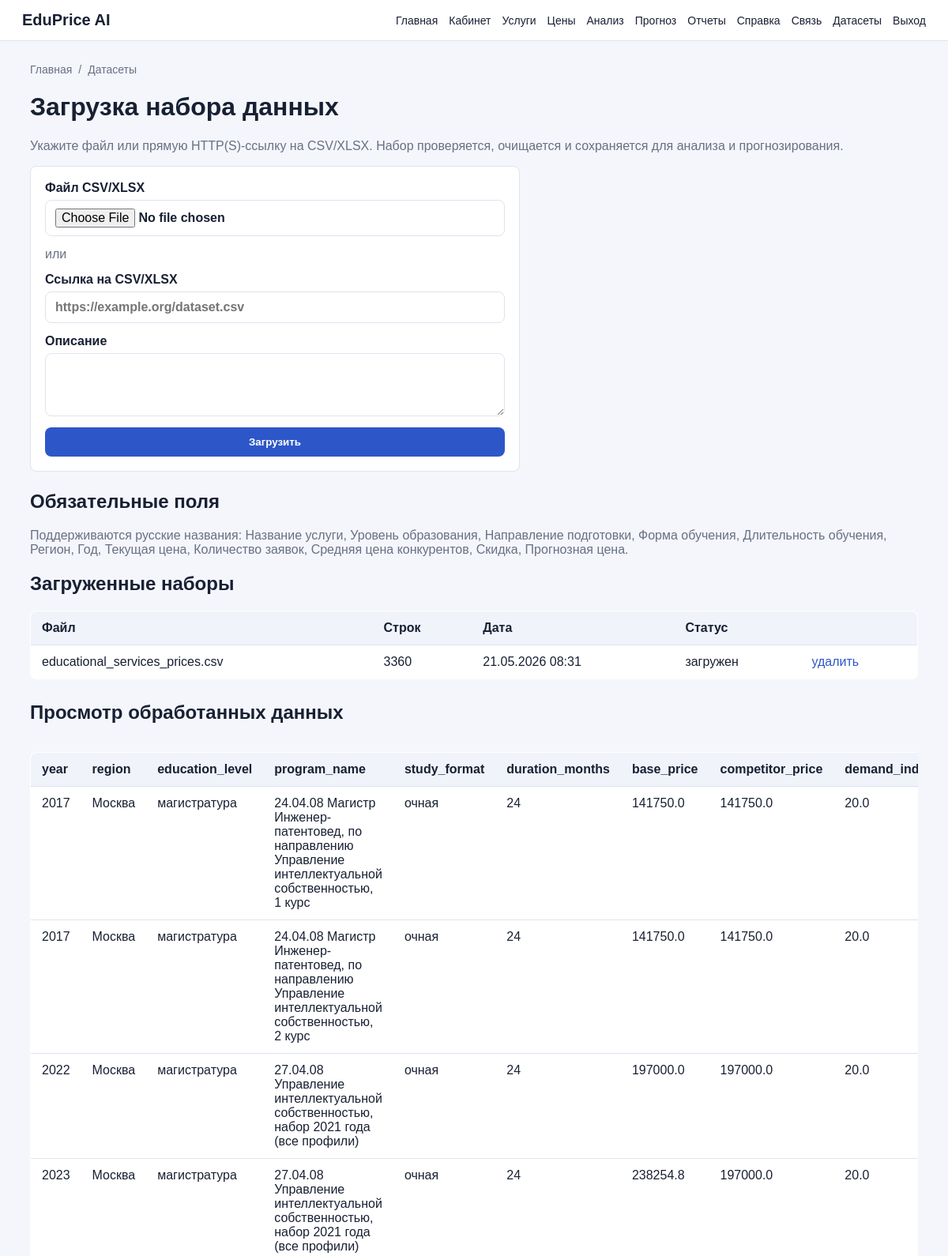
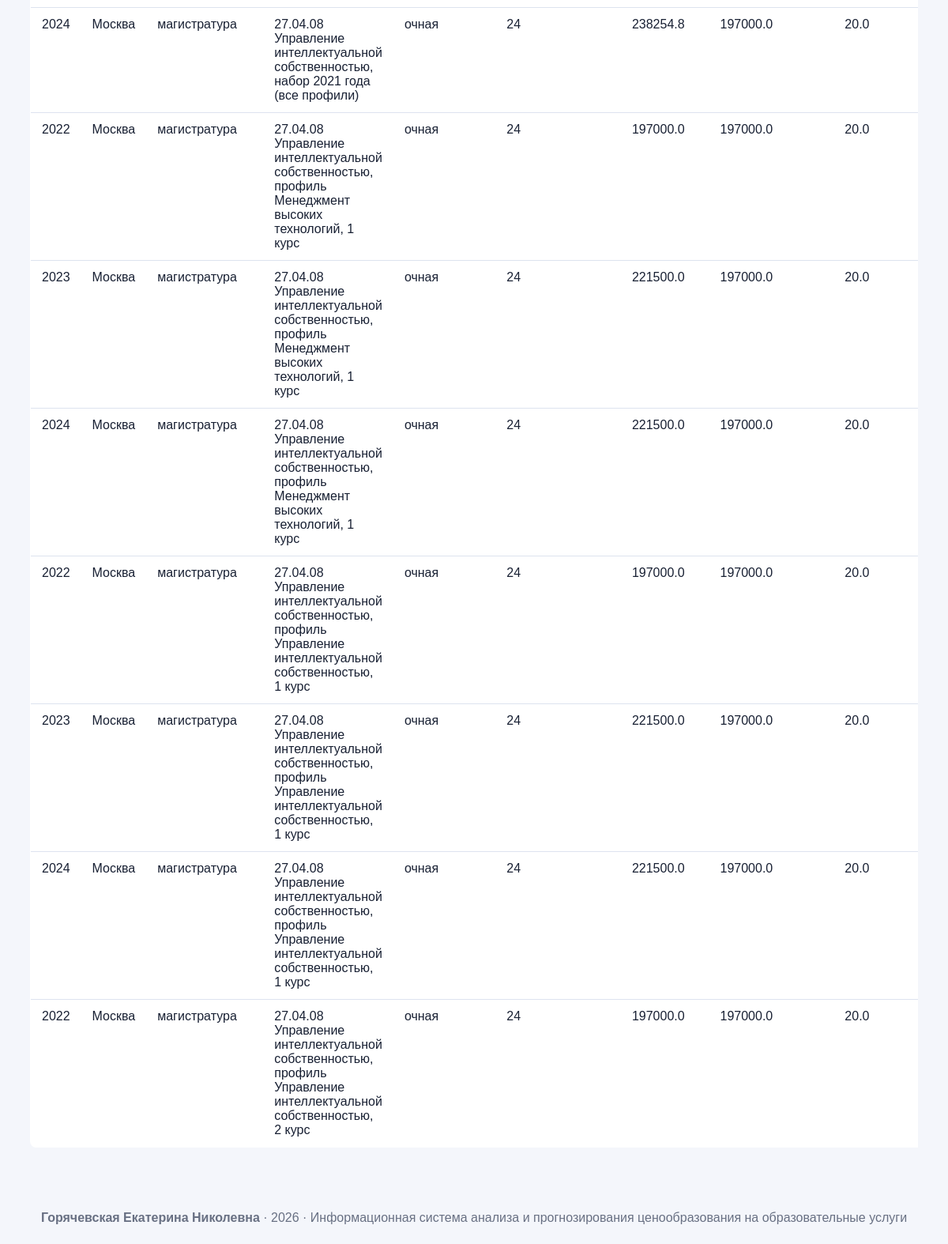
/upload-dataset (signed in), run on the app's committed database (2 pictures, top to bottom).
### app/models.py (models this page shows, shortened)
class DatasetFile(db.Model):
    __tablename__ = "dataset_files"
    id = db.Column(db.Integer, primary_key=True)
    filename = db.Column(db.String(255), nullable=False)
    original_name = db.Column(db.String(255), nullable=False)
    row_count = db.Column(db.Integer, default=0)
    status = db.Column(db.String(80), default="загружен")
    description = db.Column(db.Text)
    uploaded_at = db.Column(db.DateTime, default=datetime.utcnow)

### app/routes.py (the view)
        def wrapper(*args, **kwargs):
            if not current_user.is_authenticated:
                return redirect(url_for("login"))
            if not current_user.role or current_user.role.name not in role_names:
                flash("Недостаточно прав для доступа к выбранному разделу.", "danger")
                return redirect(url_for("dashboard"))
            return view_func(*args, **kwargs)

### app/__init__.py (called while the page is built)
@login_manager.user_loader
def load_user(user_id):
    from app.models import User
    return User.query.get(int(user_id))

### app/ml_service.py (called while the page is built)
def read_dataset(path):
    dataset_path = Path(path)
    if not dataset_path.exists():
        raise FileNotFoundError(f"Файл набора данных не найден: {dataset_path}")
    if dataset_path.suffix.lower() == ".xlsx":
        df = pd.read_excel(dataset_path)
    else:
        df = pd.read_csv(dataset_path)
    return normalize_dataset(df)

def dataset_preview(dataset_path, limit=15):
    df = read_dataset(dataset_path).head(limit)
    return df.to_dict(orient="records"), list(df.columns)

### app/models.py (called while the page is built)
    @property
    def is_admin(self):
        return self.role and self.role.name == "admin"

    @property
    def is_analyst(self):
        return self.role and self.role.name in ("admin", "analyst")

### app/routes.py (called while the page is built, shortened)
def role_required(*role_names):
    def decorator(view_func):
        def wrapper(*args, **kwargs):
            if not current_user.is_authenticated:
                return redirect(url_for("login"))
            if not current_user.role or current_user.role.name not in role_names:
                flash("Недостаточно прав для доступа к выбранному разделу.", "danger")
                return redirect(url_for("dashboard"))
            return view_func(*args, **kwargs)
        wrapper.__name__ = view_func.__name__
        return wrapper
    return decorator

@login_required
@role_required("admin", "analyst")
def upload_dataset():
    datasets = DatasetFile.query.order_by(DatasetFile.uploaded_at.desc()).all()
    preview_rows, preview_columns = [], []
    try:
        preview_rows, preview_columns = dataset_preview(Config.PROCESSED_DATASET_PATH, limit=12)
    except Exception:
        preview_rows, preview_columns = [], []
    return render_template("upload_dataset.html", datasets=datasets, preview_rows=preview_rows, preview_columns=preview_columns)

### app/templates/upload_dataset.html
{% extends "base.html" %}
{% block content %}
<h1>Загрузка набора данных</h1>
<p class="hint">Укажите файл или прямую HTTP(S)-ссылку на CSV/XLSX. Набор проверяется, очищается и сохраняется для анализа и прогнозирования.</p>
<form method="post" enctype="multipart/form-data" class="form">
    <label>Файл CSV/XLSX<input type="file" name="dataset" accept=".csv,.xlsx"></label>
    <div class="hint">или</div>
    <label>Ссылка на CSV/XLSX
        <input type="url" name="dataset_url" placeholder="https://example.org/dataset.csv">
    </label>
    <label>Описание<textarea name="description"></textarea></label>
    <button>Загрузить</button>
</form>
<h2>Обязательные поля</h2>
<p class="hint">Поддерживаются русские названия: Название услуги, Уровень образования, Направление подготовки, Форма обучения, Длительность обучения, Регион, Год, Текущая цена, Количество заявок, Средняя цена конкурентов, Скидка, Прогнозная цена.</p>
<h2>Загруженные наборы</h2>
<table>
    <tr><th>Файл</th><th>Строк</th><th>Дата</th><th>Статус</th><th></th></tr>
    {% for d in datasets %}
        <tr>
            <td>{{ d.original_name }}</td>
            <td>{{ d.row_count }}</td>
            <td>{{ d.uploaded_at.strftime('%d.%m.%Y %H:%M') }}</td>
            <td>{{ d.status }}</td>
            <td><a href="{{ url_for('delete_dataset', dataset_id=d.id) }}">удалить</a></td>
        </tr>
    {% else %}
        <tr><td colspan="5">Наборы данных не загружены.</td></tr>
    {% endfor %}
</table>
<h2>Просмотр обработанных данных</h2>
<div class="table-scroll">
<table>
    <tr>{% for column in preview_columns %}<th>{{ column }}</th>{% endfor %}</tr>
    {% for row in preview_rows %}
        <tr>{% for column in preview_columns %}<td>{{ row[column] }}</td>{% endfor %}</tr>
    {% else %}
        <tr><td>Нет данных для просмотра.</td></tr>
    {% endfor %}
</table>
</div>
{% endblock %}

### app/static/css/style.css (style rules this page uses)
:root { --bg:#f4f6fb; --panel:#ffffff; --text:#182033; --muted:#687083; --primary:#2d57c8; --border:#dde3ef; --danger:#b42318; --success:#167b3f; }
* { box-sizing: border-box; }
body { margin:0; font-family: Arial, sans-serif; background:var(--bg); color:var(--text); }
a { color:var(--primary); text-decoration:none; }
.button, button { border:0; background:var(--primary); color:#fff; padding:11px 18px; border-radius:8px; cursor:pointer; display:inline-block; font-weight:600; }
table { width:100%; border-collapse:collapse; background:var(--panel); border:1px solid var(--border); border-radius:8px; overflow:hidden; margin:16px 0 28px; }
th, td { padding:12px 14px; border-bottom:1px solid var(--border); text-align:left; vertical-align:top; }
th { background:#f0f3fa; font-weight:700; }
.form, .grid-form, .filter { background:var(--panel); border:1px solid var(--border); padding:18px; border-radius:8px; margin:16px 0 24px; }
.form { display:grid; gap:14px; max-width:620px; }
label { display:grid; gap:6px; font-weight:600; }
input, select, textarea { width:100%; padding:10px 12px; border:1px solid var(--border); border-radius:8px; font:inherit; background:#fff; }
textarea { min-height:80px; }
small, .hint { color:var(--muted); }
.table-scroll { overflow-x:auto; }

### data on the page
DatasetFile: original_name "educational_services_prices.csv", row_count "3360", uploaded_at "21.05.2026 08:31", status "загружен"

### other printed values
{{ item.title }} "Главная"
{{ item.title }} "Датасеты"
{{ column }} "year" "region" "education_level" "program_name" "study_format" "duration_months" "base_price" "competitor_price"
{{ row[column] }} "2017" "Москва" "магистратура" "24.04.08 Магистр Инженер-патентовед, по направлению Управление интеллектуальной собственностью, 1 курс" "очная" "24" "141750.0" "141750.0" "20.0" "2017" "Москва" "магистратура" "24.04.08 Магистр Инженер-патентовед, по направлению Управление интеллектуальной собственностью, 2 курс" "очная" "24" "141750.0" "141750.0" "20.0" "2022" "Москва" "магистратура" "27.04.08 Управление интеллектуальной собственностью, набор 2021 года (все профили)" "очная" "24" "197000.0" "197000.0" "20.0" "2023" "Москва" "магистратура" "27.04.08 Управление интеллектуальной собственностью, набор 2021 года (все профили)" "очная" "24" "238254.8" "197000.0" "20.0" "2024" "Москва" "магистратура" "27.04.08 Управление интеллектуальной собственностью, набор 2021 года (все профили)" "очная" "24" "238254.8" "197000.0" "20.0" "2022" "Москва" "магистратура" "27.04.08 Управление интеллектуальной собственностью, профиль Менеджмент высоких технологий, 1 курс" "очная" "24" "197000.0" "197000.0" "20.0" "2023" "Москва" "магистратура" "27.04.08 Управление интеллектуальной собственностью, профиль Менеджмент высоких технологий, 1 курс" "очная" "24" "221500.0" "197000.0" "20.0" "2024" "Москва" "магистратура" "27.04.08 Управление интеллектуальной собственностью, профиль Менеджмент высоких технологий, 1 курс" "очная" "24" "221500.0" "197000.0" "20.0" "2022" "Москва" "магистратура" "27.04.08 Управление интеллектуальной собственностью, профиль Управление интеллектуальной собственностью, 1 курс" "очная" "24" "197000.0" "197000.0" "20.0" "2023" "Москва" "магистратура" "27.04.08 Управление интеллектуальной собственностью, профиль Управление интеллектуальной собственностью, 1 курс" "очная" "24" "221500.0" "197000.0" "20.0" "2024" "Москва" "магистратура" "27.04.08 Управление интеллектуальной собственностью, профиль Управление интеллектуальной собственностью, 1 курс" "очная" "24" "221500.0" "197000.0" "20.0" "2022" "Москва" "магистратура" "27.04.08 Управление интеллектуальной собственностью, профиль Управление интеллектуальной собственностью, 2 курс" "очная" "24" "197000.0" "197000.0" "20.0"
{{ author_name }} "Горячевская Екатерина Николевна"
{{ project_year }} "2026"
